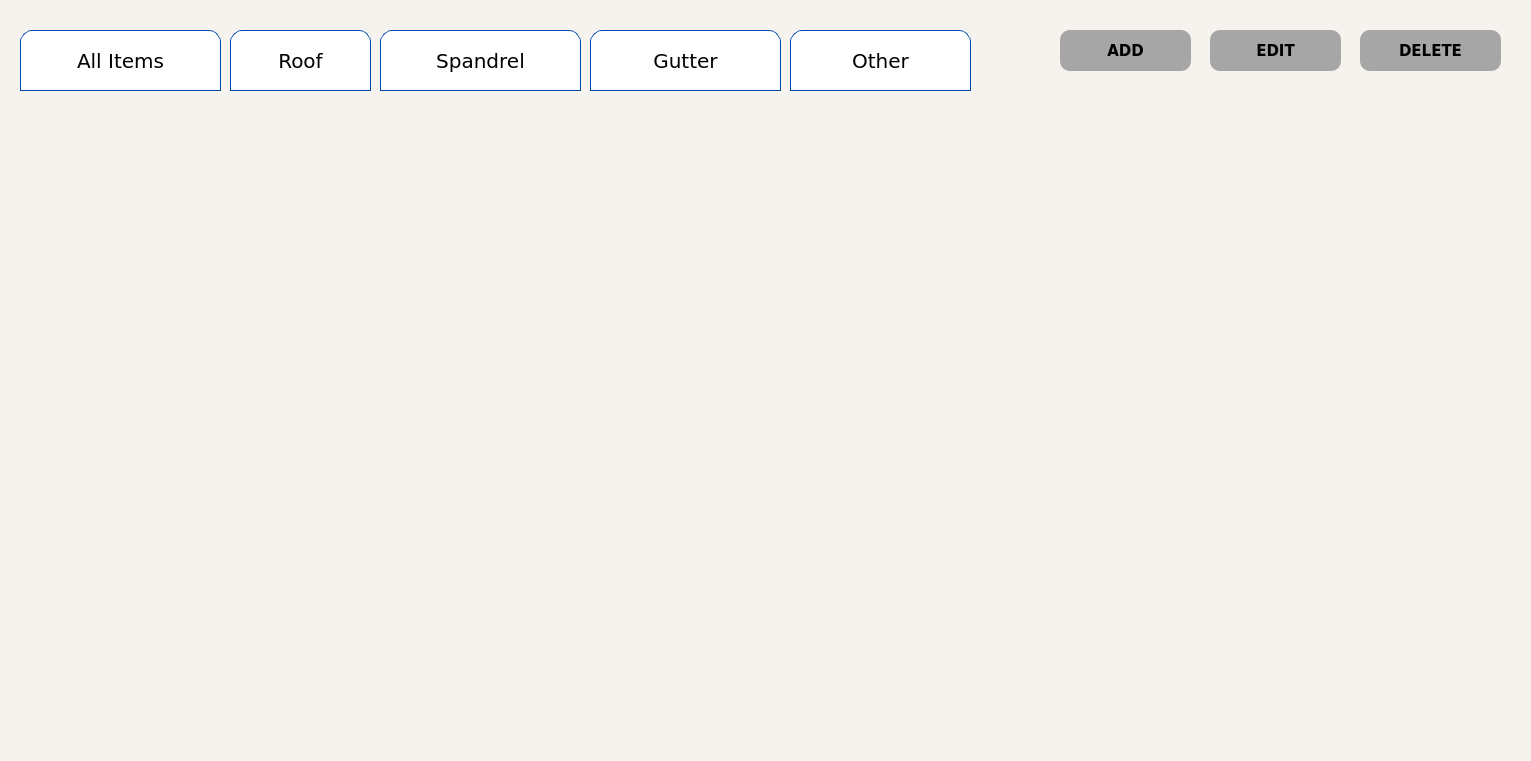
  <widget class="QFrame" name="frame_80">
   <property name="geometry">
    <rect>
     <x>340</x>
     <y>110</y>
     <width>1531</width>
     <height>761</height>
    </rect>
   </property>
   <property name="styleSheet">
    <string notr="true">
    background-color: #f6f3ee;
	border-radius: 16;
    padding: 10px;

</string>
   </property>
   <property name="frameShape">
    <enum>QFrame::StyledPanel</enum>
   </property>
   <property name="frameShadow">
    <enum>QFrame::Raised</enum>
   </property>
   <widget class="QFrame" name="frame_12">
    <property name="geometry">
     <rect>
      <x>20</x>
      <y>20</y>
      <width>981</width>
      <height>71</height>
     </rect>
    </property>
    <property name="frameShape">
     <enum>QFrame::StyledPanel</enum>
    </property>
    <property name="frameShadow">
     <enum>QFrame::Raised</enum>
    </property>
    <widget class="QPushButton" name="pushButton_Inventory_ALL_ITEMS_table">
     <property name="geometry">
      <rect>
       <x>0</x>
       <y>10</y>
       <width>201</width>
       <height>61</height>
      </rect>
     </property>
     <property name="font">
      <font>
       <family>Verdana</family>
       <pointsize>15</pointsize>
      </font>
     </property>
     <property name="styleSheet">
      <string notr="true">/* Default Inactive Buttons */
QPushButton {
    background-color: #ffffff;
    color: black;
    border: 1px solid #004aad; 
    padding: 10px;
    font-family: &quot;Verdana&quot;, sans-serif; 
    text-align: center;
    border-top-left-radius: 12px;
    border-top-right-radius: 12px;
    border-bottom-left-radius: 0px;
    border-bottom-right-radius: 0px;
}

/* Hover Effect on Inactive Buttons */
QPushButton:hover {
    background-color: #903929;
    color: white;
    font-weight: 700;
    border: 1px solid #903929; 
}

/* Active Table View Button */
QPushButton.activeButton {
    background-color: #903929;
    color: white;
    font-weight: 700;
    border: 1px solid #903929;
}

/* Active Action Button (Add/Edit/Delete) */
QPushButton.activeActionButton {
    background-color: #c25b55;
    color: black;
    border-radius: 10px;
    padding: 2px;
}</string>
     </property>
     <property name="text">
      <string>All Items</string>
     </property>
    </widget>
    <widget class="QPushButton" name="pushButton_Inventory_ROOF_table">
     <property name="geometry">
      <rect>
       <x>210</x>
       <y>10</y>
       <width>141</width>
       <height>61</height>
      </rect>
     </property>
     <property name="font">
      <font>
       <family>Verdana</family>
       <pointsize>15</pointsize>
      </font>
     </property>
     <property name="styleSheet">
      <string notr="true">/* Default Inactive Buttons */
QPushButton {
    background-color: #ffffff;
    color: black;
    border: 1px solid #004aad; 
    padding: 10px;
    font-family: &quot;Verdana&quot;, sans-serif; 
    text-align: center;
    border-top-left-radius: 12px;
    border-top-right-radius: 12px;
    border-bottom-left-radius: 0px;
    border-bottom-right-radius: 0px;
}

/* Hover Effect on Inactive Buttons */
QPushButton:hover {
    background-color: #903929;
    color: white;
    font-weight: 700;
    border: 1px solid #903929; 
}

/* Active Table View Button */
QPushButton.activeButton {
    background-color: #903929;
    color: white;
    font-weight: 700;
    border: 1px solid #903929;
}

/* Active Action Button (Add/Edit/Delete) */
QPushButton.activeActionButton {
    background-color: #c25b55;
    color: black;
    border-radius: 10px;
    padding: 2px;
}</string>
     </property>
     <property name="text">
      <string>Roof</string>
     </property>
    </widget>
    <widget class="QPushButton" name="pushButton_Inventory_SPANDREL_table">
     <property name="geometry">
      <rect>
       <x>360</x>
       <y>10</y>
       <width>201</width>
       <height>61</height>
      </rect>
     </property>
     <property name="font">
      <font>
       <family>Verdana</family>
       <pointsize>15</pointsize>
      </font>
     </property>
     <property name="styleSheet">
      <string notr="true">/* Default Inactive Buttons */
QPushButton {
    background-color: #ffffff;
    color: black;
    border: 1px solid #004aad; 
    padding: 10px;
    font-family: &quot;Verdana&quot;, sans-serif; 
    text-align: center;
    border-top-left-radius: 12px;
    border-top-right-radius: 12px;
    border-bottom-left-radius: 0px;
    border-bottom-right-radius: 0px;
}

/* Hover Effect on Inactive Buttons */
QPushButton:hover {
    background-color: #903929;
    color: white;
    font-weight: 700;
    border: 1px solid #903929; 
}

/* Active Table View Button */
QPushButton.activeButton {
    background-color: #903929;
    color: white;
    font-weight: 700;
    border: 1px solid #903929;
}

/* Active Action Button (Add/Edit/Delete) */
QPushButton.activeActionButton {
    background-color: #c25b55;
    color: black;
    border-radius: 10px;
    padding: 2px;
}</string>
     </property>
     <property name="text">
      <string>Spandrel</string>
     </property>
    </widget>
    <widget class="QPushButton" name="pushButton_Inventory_GUTTER_table">
     <property name="geometry">
      <rect>
       <x>570</x>
       <y>10</y>
       <width>191</width>
       <height>61</height>
      </rect>
     </property>
     <property name="font">
      <font>
       <family>Verdana</family>
       <pointsize>15</pointsize>
      </font>
     </property>
     <property name="styleSheet">
      <string notr="true">/* Default Inactive Buttons */
QPushButton {
    background-color: #ffffff;
    color: black;
    border: 1px solid #004aad; 
    padding: 10px;
    font-family: &quot;Verdana&quot;, sans-serif; 
    text-align: center;
    border-top-left-radius: 12px;
    border-top-right-radius: 12px;
    border-bottom-left-radius: 0px;
    border-bottom-right-radius: 0px;
}

/* Hover Effect on Inactive Buttons */
QPushButton:hover {
    background-color: #903929;
    color: white;
    font-weight: 700;
    border: 1px solid #903929; 
}

/* Active Table View Button */
QPushButton.activeButton {
    background-color: #903929;
    color: white;
    font-weight: 700;
    border: 1px solid #903929;
}

/* Active Action Button (Add/Edit/Delete) */
QPushButton.activeActionButton {
    background-color: #c25b55;
    color: black;
    border-radius: 10px;
    padding: 2px;
}</string>
     </property>
     <property name="text">
      <string>Gutter</string>
     </property>
    </widget>
    <widget class="QPushButton" name="pushButton_Inventory_OTHER_table">
     <property name="geometry">
      <rect>
       <x>770</x>
       <y>10</y>
       <width>181</width>
       <height>61</height>
      </rect>
     </property>
     <property name="font">
      <font>
       <family>Verdana</family>
       <pointsize>15</pointsize>
      </font>
     </property>
     <property name="styleSheet">
      <string notr="true">/* Default Inactive Buttons */
QPushButton {
    background-color: #ffffff;
    color: black;
    border: 1px solid #004aad; 
    padding: 10px;
    font-family: &quot;Verdana&quot;, sans-serif; 
    text-align: center;
    border-top-left-radius: 12px;
    border-top-right-radius: 12px;
    border-bottom-left-radius: 0px;
    border-bottom-right-radius: 0px;
}

/* Hover Effect on Inactive Buttons */
QPushButton:hover {
    background-color: #903929;
    color: white;
    font-weight: 700;
    border: 1px solid #903929; 
}

/* Active Table View Button */
QPushButton.activeButton {
    background-color: #903929;
    color: white;
    font-weight: 700;
    border: 1px solid #903929;
}

/* Active Action Button (Add/Edit/Delete) */
QPushButton.activeActionButton {
    background-color: #c25b55;
    color: black;
    border-radius: 10px;
    padding: 2px;
}</string>
     </property>
     <property name="text">
      <string>Other</string>
     </property>
    </widget>
   </widget>
   <widget class="QFrame" name="frame_13">
    <property name="geometry">
     <rect>
      <x>1000</x>
      <y>20</y>
      <width>551</width>
      <height>71</height>
     </rect>
    </property>
    <property name="frameShape">
     <enum>QFrame::StyledPanel</enum>
    </property>
    <property name="frameShadow">
     <enum>QFrame::Raised</enum>
    </property>
    <widget class="QPushButton" name="pushButton_OWNER_Add_Inventory">
     <property name="geometry">
      <rect>
       <x>60</x>
       <y>10</y>
       <width>131</width>
       <height>41</height>
      </rect>
     </property>
     <property name="font">
      <font>
       <family>Verdana</family>
       <pointsize>11</pointsize>
       <weight>75</weight>
       <bold>true</bold>
      </font>
     </property>
     <property name="styleSheet">
      <string notr="true">/* Default Inactive Action Buttons */
QPushButton {
    background-color: #a6a6a6;
    border-radius: 10px;  /* Added 'px' unit */
    color: black;
    padding: 2px;
    text-align: center;
}

/* Hover Effect on Inactive Action Buttons */
QPushButton:hover {
    background-color: #c25b55;
    color: black;
}

/* Active Action Button */
QPushButton.activeActionButton {  /* Changed from # to . for class selector */
    background-color: #c25b55;
    color: black;
    /* Maintain same properties as base button */
    border-radius: 10px;
    padding: 2px;
}</string>
     </property>
     <property name="text">
      <string>ADD</string>
     </property>
     <property name="icon">
      <iconset>
       <normaloff>../resources/images/add.png</normaloff>../resources/images/add.png</iconset>
     </property>
     <property name="iconSize">
      <size>
       <width>26</width>
       <height>26</height>
      </size>
     </property>
    </widget>
    <widget class="QPushButton" name="pushButton_OWNER_Edit_Inventory">
     <property name="geometry">
      <rect>
       <x>210</x>
       <y>10</y>
       <width>131</width>
       <height>41</height>
      </rect>
     </property>
     <property name="font">
      <font>
       <family>Verdana</family>
       <pointsize>11</pointsize>
       <weight>75</weight>
       <bold>true</bold>
      </font>
     </property>
     <property name="styleSheet">
      <string notr="true">/* Default Inactive Action Buttons */
QPushButton {
    background-color: #a6a6a6;
    border-radius: 10px;  /* Added 'px' unit */
    color: black;
    padding: 2px;
    text-align: center;
}

/* Hover Effect on Inactive Action Buttons */
QPushButton:hover {
    background-color: #c25b55;
    color: black;
}

/* Active Action Button */
QPushButton.activeActionButton {  /* Changed from # to . for class selector */
    background-color: #c25b55;
    color: black;
    /* Maintain same properties as base button */
    border-radius: 10px;
    padding: 2px;
}</string>
     </property>
     <property name="text">
      <string>EDIT</string>
     </property>
     <property name="icon">
      <iconset>
       <normaloff>../resources/images/edit.png</normaloff>../resources/images/edit.png</iconset>
     </property>
     <property name="iconSize">
      <size>
       <width>27</width>
       <height>27</height>
      </size>
     </property>
    </widget>
    <widget class="QPushButton" name="pushButton_OWNER_Delete_Inventory">
     <property name="geometry">
      <rect>
       <x>360</x>
       <y>10</y>
       <width>141</width>
       <height>41</height>
      </rect>
     </property>
     <property name="font">
      <font>
       <family>Verdana</family>
       <pointsize>11</pointsize>
       <weight>75</weight>
       <bold>true</bold>
      </font>
     </property>
     <property name="styleSheet">
      <string notr="true">/* Default Inactive Action Buttons */
QPushButton {
    background-color: #a6a6a6;
    border-radius: 10px;  /* Added 'px' unit */
    color: black;
    padding: 2px;
    text-align: center;
}

/* Hover Effect on Inactive Action Buttons */
QPushButton:hover {
    background-color: #c25b55;
    color: black;
}

/* Active Action Button */
QPushButton.activeActionButton {  /* Changed from # to . for class selector */
    background-color: #c25b55;
    color: black;
    /* Maintain same properties as base button */
    border-radius: 10px;
    padding: 2px;
}</string>
     </property>
     <property name="text">
      <string>DELETE</string>
     </property>
     <property name="icon">
      <iconset>
       <normaloff>../resources/images/delete.png</normaloff>../resources/images/delete.png</iconset>
     </property>
     <property name="iconSize">
      <size>
       <width>27</width>
       <height>27</height>
      </size>
     </property>
    </widget>
   </widget>
  </widget>
